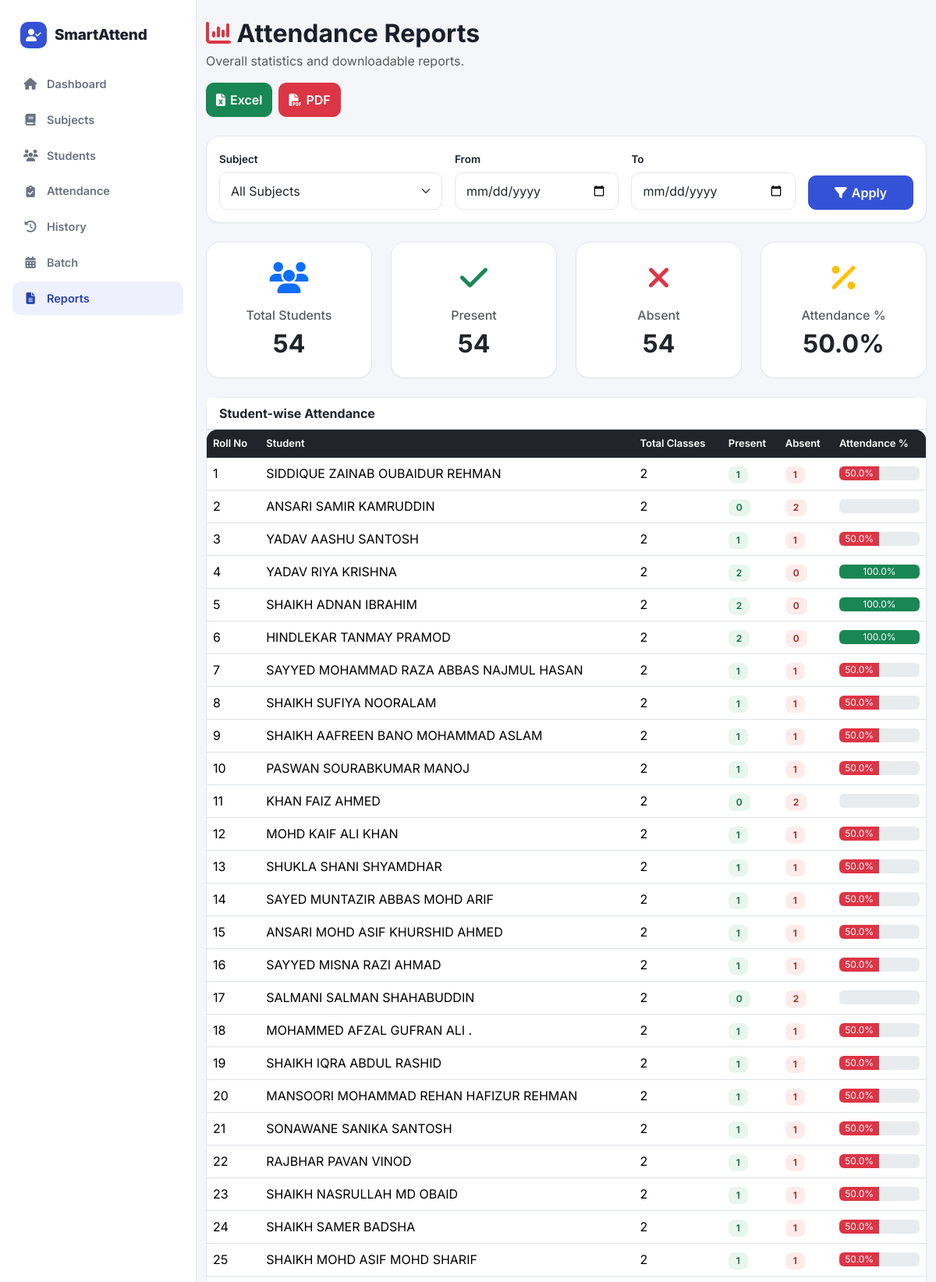
/reports/ (signed in, upper part), run on the app's committed database.
### backend/models/student.py (models this page shows, shortened)
class Student(db.Model):
    __tablename__ = "students"
    id = db.Column(
        db.Integer,
        primary_key=True
    )
    user_id = db.Column(
        db.Integer,
        db.ForeignKey(
            "users.id",
            ondelete="CASCADE"
        ),
        nullable=False,
        index=True
    )
    roll_number = db.Column(
        db.String(50),
        nullable=False
    )
    name = db.Column(
        db.String(100),
        nullable=False
    )
    batch = db.Column(
        db.String(50),
        nullable=True
    )
    batch_id = db.Column(
        db.Integer,
        db.ForeignKey(
            "batches.id",
            ondelete="SET NULL"
        ),
        nullable=True,
        index=True
    )
    assigned_batch = db.relationship(
        "Batch",
        back_populates="students"
    )
    academic_year = db.Column(
        db.Integer,
        nullable=True
    )
    email = db.Column(
        db.String(255),
        nullable=True
    )
    phone = db.Column(
        db.String(30),
        nullable=True
    )
    created_at = db.Column(
        db.DateTime(timezone=True),
        default=lambda: datetime.now(timezone.utc),
        nullable=False
    )
    owner = db.relationship(
        "User",
        back_populates="students"
    )
    attendances = db.relationship(
        "Attendance",
        back_populates="student",
        cascade="all, delete-orphan"
    )
    __table_args__ = (
        db.UniqueConstraint(
            "user_id",
            "roll_number",
            name="unique_student_roll_per_user"
        ),
    )

### backend/routes/reports.py (the view, shortened to what this page needs)
@reports_bp.route("/")
@login_required
def reports_page():
    records, subject, date_from, date_to = _get_filtered_records()
    data = _build_report_data(records)
    subjects = Subject.query.filter_by(
        user_id=current_user.id
    ).order_by(Subject.name.asc()).all()
    total_students = Student.query.filter_by(
        user_id=current_user.id
    ).count()
    m_subject_id, m_batch_id, m_academic_year, m_month, m_year = _get_monthly_filters()
    monthly_subject = None
    if m_subject_id:
        monthly_subject = Subject.query.filter_by(
            id=m_subject_id, user_id=current_user.id
        ).first()
    monthly_register = None
    batches = Batch.query.filter_by(
        user_id=current_user.id
    ).order_by(Batch.name.asc()).all()
    academic_years = sorted({
        y for (y,) in db.session.query(Student.academic_year)
        .filter(
            Student.user_id == current_user.id,
            Student.academic_year.isnot(None)
        )
        .distinct()
    })
    return render_template(
        "reports.html",
        subjects=subjects,
        selected_subject=subject,
        date_from=date_from,
        date_to=date_to,
        total_students=total_students,
        batches=batches,
        academic_years=academic_years,
        month_choices=MONTH_CHOICES,
        monthly_subject=monthly_subject,
        monthly_register=monthly_register,
        m_subject_id=m_subject_id,
        m_batch_id=m_batch_id,
        m_academic_year=m_academic_year,
        m_month=m_month,
        m_year=m_year,
        **data
    )

### backend/routes/reports.py (called while the page is built)
def _get_monthly_filters():
    subject_id = request.args.get("m_subject_id", type=int)
    batch_id = request.args.get("m_batch_id", type=int)
    academic_year = request.args.get("m_academic_year", type=int)
    month = request.args.get("m_month", type=int)
    year = request.args.get("m_year", type=int)
    today = date.today()
    if not month or not (1 <= month <= 12):
        month = today.month
    if not year or year < 2000 or year > 2100:
        year = today.year
    return subject_id, batch_id, academic_year, month, year

### backend/utils/sorting.py (called while the page is built)
def roll_number_sort_key(roll_number):
    try:
        return (0, int(roll_number))
    except (TypeError, ValueError):
        return (1, str(roll_number))

### frontend/templates/reports.html (shortened to what this page needs)
{% extends "base.html" %}
{% block content %}
<div class="container py-4">
    <div class="d-flex flex-wrap justify-content-between align-items-center gap-3 mb-4">
        <div>
            <h2 class="fw-bold mb-1">
                <i class="fa-solid fa-chart-column text-danger"></i>
                Attendance Reports
            </h2>
            <p class="text-muted mb-0">
                Overall statistics and downloadable reports.
            </p>
        </div>
        <div class="d-flex gap-2 flex-wrap w-100 w-md-auto">
            <a href="{{ url_for('reports.export_excel', subject_id=selected_subject.id if selected_subject else '', date_from=date_from, date_to=date_to) }}"
               class="btn btn-success flex-fill flex-md-grow-0">
                <i class="fa-solid fa-file-excel"></i>
                Excel
            </a>
            <a href="{{ url_for('reports.export_pdf', subject_id=selected_subject.id if selected_subject else '', date_from=date_from, date_to=date_to) }}"
               class="btn btn-danger flex-fill flex-md-grow-0">
                <i class="fa-solid fa-file-pdf"></i>
                PDF
            </a>
        </div>
    </div>
    <div class="card mb-4">
        <div class="card-body">
            <form method="GET" action="{{ url_for('reports.reports_page') }}" class="row g-3 align-items-end">
                <div class="col-md-4">
                    <label class="form-label">Subject</label>
                    <select name="subject_id" class="form-select">
                        <option value="">All Subjects</option>
                    </select>
                </div>
                <div class="col-md-3">
                    <label class="form-label">From</label>
                    <input type="date" name="date_from" class="form-control" value="{{ date_from }}">
                </div>
                <div class="col-md-3">
                    <label class="form-label">To</label>
                    <input type="date" name="date_to" class="form-control" value="{{ date_to }}">
                </div>
                <div class="col-md-2">
                    <button type="submit" class="btn btn-primary w-100">
                        <i class="fa-solid fa-filter"></i>
                        Apply
                    </button>
                </div>
            </form>
        </div>
    </div>
    <div class="row g-4 mb-4">
        <div class="col-md-3">
            <div class="card h-100">
                <div class="card-body text-center">
                    <div class="fs-1 text-primary mb-2"><i class="fa-solid fa-users"></i></div>
                    <h6 class="text-muted">Total Students</h6>
                    <h2 class="fw-bold">{{ total_students }}</h2>
                </div>
            </div>
        </div>
        <div class="col-md-3">
            <div class="card h-100">
                <div class="card-body text-center">
                    <div class="fs-1 text-success mb-2"><i class="fa-solid fa-check"></i></div>
                    <h6 class="text-muted">Present</h6>
                    <h2 class="fw-bold">{{ total_present }}</h2>
                </div>
            </div>
        </div>
        <div class="col-md-3">
            <div class="card h-100">
                <div class="card-body text-center">
                    <div class="fs-1 text-danger mb-2"><i class="fa-solid fa-xmark"></i></div>
                    <h6 class="text-muted">Absent</h6>
                    <h2 class="fw-bold">{{ total_absent }}</h2>
                </div>
            </div>
        </div>
        <div class="col-md-3">
            <div class="card h-100">
                <div class="card-body text-center">
                    <div class="fs-1 text-warning mb-2"><i class="fa-solid fa-percent"></i></div>
                    <h6 class="text-muted">Attendance %</h6>
                    <h2 class="fw-bold">{{ overall_percentage }}%</h2>
                </div>
            </div>
        </div>
    </div>
    <div class="card mb-4">
        <div class="card-header bg-white">
            <strong>Student-wise Attendance</strong>
        </div>
        {% if student_rows %}
        <div class="table-responsive">
            <table class="table table-hover mb-0 align-middle">
                <thead class="table-dark">
                    <tr>
                        <th>Roll No</th>
                        <th>Student</th>
                        <th>Total Classes</th>
                        <th>Present</th>
                        <th>Absent</th>
                        <th>Attendance %</th>
                    </tr>
                </thead>
                <tbody>
                    {% for s in student_rows %}
                    <tr>
                        <td>{{ s.roll_number }}</td>
                        <td>{{ s.name }}</td>
                        <td>{{ s.total }}</td>
                        <td><span class="badge status-badge-present">{{ s.present }}</span></td>
                        <td><span class="badge status-badge-absent">{{ s.absent }}</span></td>
                        <td>
                            <div class="progress" style="height: 18px;">
                                <div class="progress-bar {% if s.percentage < 75 %}bg-danger{% else %}bg-success{% endif %}"
                                     style="width: {{ s.percentage }}%;">
                                    {{ s.percentage }}%
                                </div>
                            </div>
                        </td>
                    </tr>
                    {% endfor %}
                </tbody>
            </table>
        </div>
        {% else %}
        <div class="card-body">
            <div class="alert alert-info mb-0">No attendance data for the selected filters yet.</div>
        </div>
        {% endif %}
    </div>
</div>
{% endblock %}

### frontend/static/css/style.css (style rules this page uses)
:root { --sa-primary:#3452D6; --sa-primary-dark:#2740B0; --sa-primary-light:#EEF1FD; --sa-ink:#1B1F2B; --sa-muted:#6B7280; --sa-bg:#F5F6FA; --sa-surface:#FFFFFF; --sa-border:#E4E7F0; --sa-success:#1F9D6E; --sa-success-light:#E7F6EF; --sa-danger:#E0473F; --sa-danger-light:#FDECEB; --sa-warning:#DB9A2C; --sa-warning-light:#FCF3E3; --sa-radius-lg:18px; --sa-radius:14px; --sa-radius-sm:10px; --sa-sidebar-w:252px; --sa-bottomnav-h:60px; --sa-topbar-h:56px; --safe-top:env(safe-area-inset-top, 0px); --safe-bottom:env(safe-area-inset-bottom, 0px); --safe-left:env(safe-area-inset-left, 0px); --safe-right:env(safe-area-inset-right, 0px); }
* { box-sizing:border-box; }
body { margin:0; padding:0; font-family:'Inter', -apple-system, BlinkMacSystemFont, 'Segoe UI', Roboto, sans-serif; background:var(--sa-bg); color:var(--sa-ink); -webkit-tap-highlight-color:transparent; }
a { text-decoration:none; }
.card { border:1px solid var(--sa-border); border-radius:var(--sa-radius-lg); box-shadow:0 1px 2px rgba(27,31,43,0.04); }
.btn { border-radius:var(--sa-radius-sm); font-weight:600; min-height:44px; display:inline-flex; align-items:center; justify-content:center; gap:6px; }
.btn-primary { background:var(--sa-primary); border-color:var(--sa-primary); }
.form-control, .form-select { border-radius:var(--sa-radius-sm); padding:11px 14px; border:1px solid var(--sa-border); min-height:44px; }
.form-label { font-weight:600; font-size:13.5px; color:var(--sa-ink); margin-bottom:6px; }
.table { background:var(--sa-surface); border-radius:var(--sa-radius); overflow:hidden; }
.table thead { background:var(--sa-ink); color:#fff; }
.table thead th { font-weight:600; font-size:13px; border-bottom:none; }
.badge { font-weight:600; padding:5px 10px; border-radius:8px; }
.status-badge-present { background:var(--sa-success-light); color:#136B4A; }
.status-badge-absent { background:var(--sa-danger-light); color:#A5251E; }

### data on the page
Student: roll_number "1", name "SIDDIQUE ZAINAB OUBAIDUR REHMAN", total "2", present "1", absent "1", percentage "50.0"
Student: roll_number "2", name "ANSARI SAMIR KAMRUDDIN", total "2", present "0", absent "2"
Student: roll_number "3", name "YADAV AASHU SANTOSH", total "2", present "1", absent "1", percentage "50.0"
Student: roll_number "4", name "YADAV RIYA KRISHNA", total "2", present "2", absent "0", percentage "100.0"
Student: roll_number "5", name "SHAIKH ADNAN IBRAHIM", total "2", present "2", absent "0", percentage "100.0"
Student: roll_number "6", name "HINDLEKAR TANMAY PRAMOD", total "2", present "2", absent "0", percentage "100.0"
Student: roll_number "7", name "SAYYED MOHAMMAD RAZA ABBAS NAJMUL HASAN", total "2", present "1", absent "1", percentage "50.0"
Student: roll_number "8", name "SHAIKH SUFIYA NOORALAM", total "2", present "1", absent "1", percentage "50.0"
Student: roll_number "9", name "SHAIKH AAFREEN BANO MOHAMMAD ASLAM", total "2", present "1", absent "1", percentage "50.0"
Student: roll_number "10", name "PASWAN SOURABKUMAR MANOJ", total "2", present "1", absent "1", percentage "50.0"
Student: roll_number "11", name "KHAN FAIZ AHMED", total "2", present "0", absent "2"
Student: roll_number "12", name "MOHD KAIF ALI KHAN", total "2", present "1", absent "1", percentage "50.0"
Student: roll_number "13", name "SHUKLA SHANI SHYAMDHAR", total "2", present "1", absent "1", percentage "50.0"
Student: roll_number "14", name "SAYED MUNTAZIR ABBAS MOHD ARIF", total "2", present "1", absent "1", percentage "50.0"
Student: roll_number "15", name "ANSARI MOHD ASIF KHURSHID AHMED", total "2", present "1", absent "1", percentage "50.0"
Student: roll_number "16", name "SAYYED MISNA RAZI AHMAD", total "2", present "1", absent "1", percentage "50.0"
Student: roll_number "17", name "SALMANI SALMAN SHAHABUDDIN", total "2", present "0", absent "2"
Student: roll_number "18", name "MOHAMMED AFZAL GUFRAN ALI .", total "2", present "1", absent "1", percentage "50.0"
Student: roll_number "19", name "SHAIKH IQRA ABDUL RASHID", total "2", present "1", absent "1", percentage "50.0"
Student: roll_number "20", name "MANSOORI MOHAMMAD REHAN HAFIZUR REHMAN", total "2", present "1", absent "1", percentage "50.0"
Student: roll_number "21", name "SONAWANE SANIKA SANTOSH", total "2", present "1", absent "1", percentage "50.0"
Student: roll_number "22", name "RAJBHAR PAVAN VINOD", total "2", present "1", absent "1", percentage "50.0"
Student: roll_number "23", name "SHAIKH NASRULLAH MD OBAID", total "2", present "1", absent "1", percentage "50.0"
Student: roll_number "24", name "SHAIKH SAMER BADSHA", total "2", present "1", absent "1", percentage "50.0"
Student: roll_number "25", name "SHAIKH MOHD ASIF MOHD SHARIF", total "2", present "1", absent "1", percentage "50.0"

### other printed values
{{ total_students }} "54"
{{ total_present }} "54"
{{ total_absent }} "54"
{{ overall_percentage }} "50.0"
